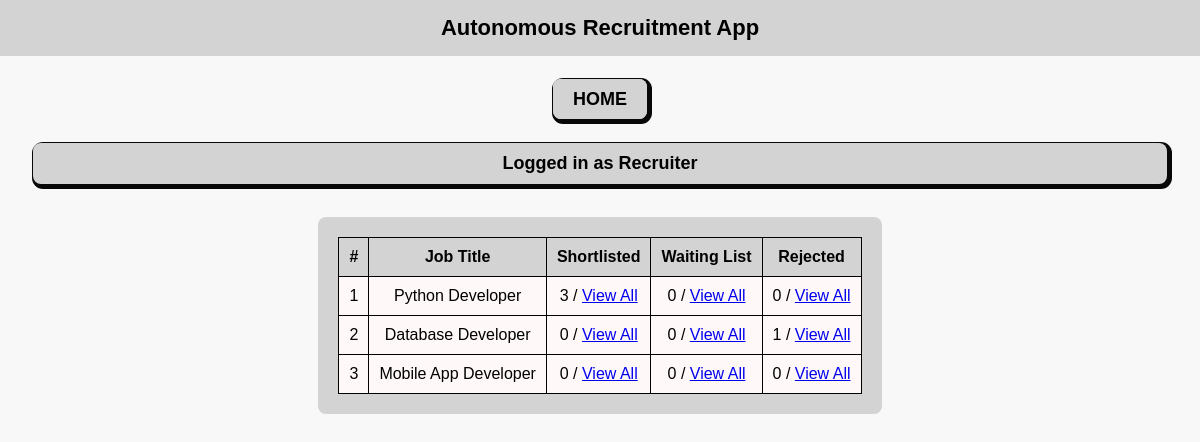
The app's page /jobs/, older data.
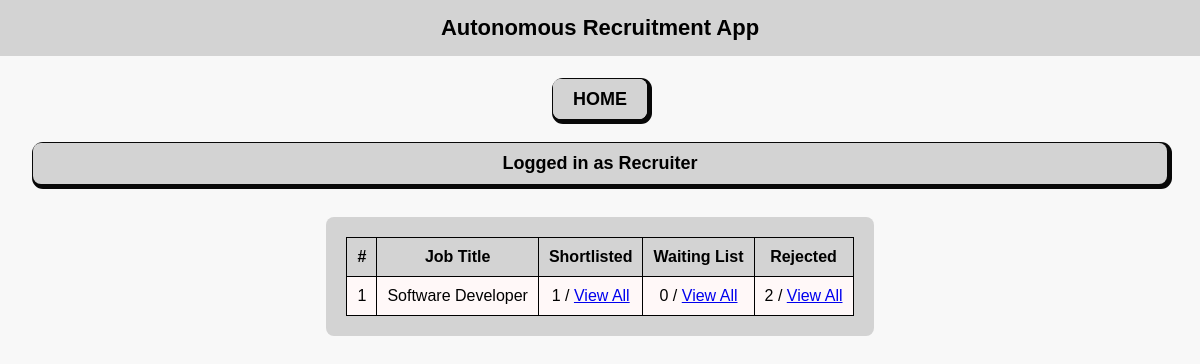
The same page, newer data.
### recruitment/models.py (models this page shows, shortened)
class Job(models.Model):
    title = models.CharField(max_length=255, unique=True)  # Unique job titles
    description = models.TextField()
    required_skills = models.TextField()

### recruitment/views.py (the view)
# urls.py: path('jobs/', views.job_list, name='job_list'),  # Fetch jobs (Ensure Correct Mapping)
def job_list(request):
    jobs = Job.objects.all()
    job_data = []
    for job in jobs:
        shortlisted_count = JobApplication.objects.filter(job=job, status="Shortlisted").count()
        waiting_count = JobApplication.objects.filter(job=job, status="Waiting List").count()
        rejected_count = JobApplication.objects.filter(job=job, status="Rejected").count()
        job_data.append({
            "id": job.id,
            "title": job.title,
            "description": job.description,
            "required_skills": job.required_skills,
            "shortlist_count": shortlisted_count,
            "waiting_count": waiting_count,
            "rejected_count": rejected_count
        })
    return render(request,'job.html',{"jobs": job_data})  # Returning as JSON for frontend

### recruitment/templates/job.html (shortened to what this page needs)
<!DOCTYPE html>
<html lang="en">
<head>
</head>
<body>
    <div class="header">Autonomous Recruitment App</div>
    <div class="container">
        <a href="{% url 'home' %}" class="btn">HOME</a>
        <div class="btn">Logged in as Recruiter</div>
        <div class="table-container">
            <table>
                <thead>
                    <tr>
                        <th>#</th>
                        <th>Job Title</th>
                        <th>Shortlisted</th>
                        <th>Waiting List</th>
                        <th>Rejected</th>
                    </tr>
                </thead>
                <tbody id="jobTableBody">
                    {% for job in jobs %}
                    <tr>
                        <td>{{ forloop.counter }}</td>
                        <td>{{ job.title }}</td>
                        <td>{{ job.shortlist_count }} / <a href="/job/{{ job.id }}/candidates/Shortlisted/">View All</a></td>
                        <td>{{ job.waiting_count }} / <a href="/job/{{ job.id }}/candidates/Waiting List/">View All</a></td>
                        <td>{{ job.rejected_count }} / <a href="/job/{{ job.id }}/candidates/Rejected/">View All</a></td>
                    </tr>
                    {% endfor %}
                </tbody>
            </table>
        </div>
    </div>
</body>
</html>

Row changes from the older to the newer data that the page shows:
removed Job: title "Database Developer"
removed Job: title "Mobile App Developer"
Text that changed along with them:
new list line: "1 1 / View All 0 / View All 2 / View All"
new list line: "Software Developer"
list line gone: "1 3 / View All 0 / View All 0 / View All"
list line gone: "Python Developer"
list line gone: "2 0 / View All 0 / View All 1 / View All"
list line gone: "3 0 / View All 0 / View All 0 / View All"
